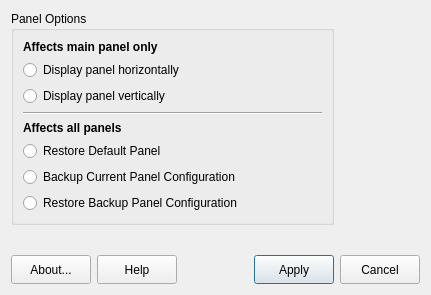
<?xml version="1.0" encoding="UTF-8"?>
<ui version="4.0">
 <class>mxpanelorientation</class>
 <widget class="QDialog" name="mxpanelorientation">
  <property name="geometry">
   <rect>
    <x>0</x>
    <y>0</y>
    <width>404</width>
    <height>295</height>
   </rect>
  </property>
  <property name="windowTitle">
   <string>MX Panel Orientation</string>
  </property>
  <layout class="QGridLayout" name="gridLayout">
   <item row="0" column="0" colspan="6">
    <widget class="QGroupBox" name="groupPanel">
     <property name="title">
      <string>Panel Options</string>
     </property>
     <layout class="QGridLayout" name="gridLayout_2">
      <item row="0" column="0" colspan="2">
       <widget class="QLabel" name="label_2">
        <property name="text">
         <string>&lt;html&gt;&lt;head/&gt;&lt;body&gt;&lt;p&gt;&lt;span style=&quot; font-weight:600;&quot;&gt;Affects main panel only&lt;/span&gt;&lt;/p&gt;&lt;/body&gt;&lt;/html&gt;</string>
        </property>
       </widget>
      </item>
      <item row="1" column="0">
       <widget class="QRadioButton" name="radioHorizontalPanel">
        <property name="text">
         <string>Display panel horizontally</string>
        </property>
       </widget>
      </item>
      <item row="2" column="0">
       <widget class="QRadioButton" name="radioVerticalPanel">
        <property name="text">
         <string>Display panel vertically</string>
        </property>
       </widget>
      </item>
      <item row="3" column="0" colspan="3">
       <widget class="Line" name="line">
        <property name="orientation">
         <enum>Qt::Horizontal</enum>
        </property>
       </widget>
      </item>
      <item row="4" column="0" colspan="2">
       <widget class="QLabel" name="label">
        <property name="text">
         <string>&lt;html&gt;&lt;head/&gt;&lt;body&gt;&lt;p&gt;&lt;span style=&quot; font-weight:600;&quot;&gt;Affects all panels&lt;/span&gt;&lt;/p&gt;&lt;/body&gt;&lt;/html&gt;</string>
        </property>
       </widget>
      </item>
      <item row="5" column="0" colspan="2">
       <widget class="QRadioButton" name="radioDefaultPanel">
        <property name="text">
         <string>Restore Default Panel</string>
        </property>
       </widget>
      </item>
      <item row="6" column="0" colspan="2">
       <widget class="QRadioButton" name="radioBackupPanel">
        <property name="text">
         <string>Backup Current Panel Configuration</string>
        </property>
       </widget>
      </item>
      <item row="7" column="0" colspan="2">
       <widget class="QRadioButton" name="radioRestoreBackup">
        <property name="text">
         <string>Restore Backup Panel Configuration</string>
        </property>
       </widget>
      </item>
     </layout>
    </widget>
   </item>
   <item row="1" column="2">
    <spacer name="verticalSpacer">
     <property name="orientation">
      <enum>Qt::Vertical</enum>
     </property>
     <property name="sizeHint" stdset="0">
      <size>
       <width>20</width>
       <height>40</height>
      </size>
     </property>
    </spacer>
   </item>
   <item row="2" column="0">
    <widget class="QPushButton" name="buttonAbout">
     <property name="sizePolicy">
      <sizepolicy hsizetype="Minimum" vsizetype="Preferred">
       <horstretch>0</horstretch>
       <verstretch>0</verstretch>
      </sizepolicy>
     </property>
     <property name="toolTip">
      <string>About this application</string>
     </property>
     <property name="text">
      <string>About...</string>
     </property>
     <property name="icon">
      <iconset>
       <normaloff>../../../../../../../../usr/share/mx-panel-orientation/icons/accessories-text-editor.png</normaloff>../../../../../../../../usr/share/mx-panel-orientation/icons/accessories-text-editor.png</iconset>
     </property>
     <property name="shortcut">
      <string>Alt+B</string>
     </property>
     <property name="autoDefault">
      <bool>true</bool>
     </property>
    </widget>
   </item>
   <item row="2" column="1">
    <widget class="QPushButton" name="buttonHelp">
     <property name="sizePolicy">
      <sizepolicy hsizetype="Minimum" vsizetype="Preferred">
       <horstretch>0</horstretch>
       <verstretch>0</verstretch>
      </sizepolicy>
     </property>
     <property name="toolTip">
      <string>Display help </string>
     </property>
     <property name="text">
      <string>Help</string>
     </property>
     <property name="icon">
      <iconset>
       <normaloff>../../../../../../../../usr/share/mx-panel-orientation/icons/gnome-help.png</normaloff>../../../../../../../../usr/share/mx-panel-orientation/icons/gnome-help.png</iconset>
     </property>
     <property name="shortcut">
      <string>Alt+H</string>
     </property>
    </widget>
   </item>
   <item row="2" column="2">
    <spacer name="horizontalSpacer1">
     <property name="orientation">
      <enum>Qt::Horizontal</enum>
     </property>
     <property name="sizeType">
      <enum>QSizePolicy::Minimum</enum>
     </property>
     <property name="sizeHint" stdset="0">
      <size>
       <width>28</width>
       <height>29</height>
      </size>
     </property>
    </spacer>
   </item>
   <item row="2" column="3">
    <widget class="QLabel" name="labelMX">
     <property name="maximumSize">
      <size>
       <width>32</width>
       <height>32</height>
      </size>
     </property>
     <property name="midLineWidth">
      <number>0</number>
     </property>
     <property name="text">
      <string/>
     </property>
     <property name="pixmap">
      <pixmap>../../../../../../../../usr/share/mx-panel-orientation/icons/mxfcelogo.png</pixmap>
     </property>
     <property name="scaledContents">
      <bool>true</bool>
     </property>
    </widget>
   </item>
   <item row="2" column="4">
    <spacer name="horizontalSpacer2">
     <property name="orientation">
      <enum>Qt::Horizontal</enum>
     </property>
     <property name="sizeType">
      <enum>QSizePolicy::Minimum</enum>
     </property>
     <property name="sizeHint" stdset="0">
      <size>
       <width>18</width>
       <height>29</height>
      </size>
     </property>
    </spacer>
   </item>
   <item row="2" column="5">
    <widget class="QPushButton" name="buttonApply">
     <property name="sizePolicy">
      <sizepolicy hsizetype="Minimum" vsizetype="Preferred">
       <horstretch>0</horstretch>
       <verstretch>0</verstretch>
      </sizepolicy>
     </property>
     <property name="text">
      <string>Apply</string>
     </property>
     <property name="icon">
      <iconset>
       <normaloff>../../../../../../../../usr/share/mx-panel-orientation/icons/dialog-ok.png</normaloff>../../../../../../../../usr/share/mx-panel-orientation/icons/dialog-ok.png</iconset>
     </property>
     <property name="shortcut">
      <string/>
     </property>
     <property name="autoDefault">
      <bool>true</bool>
     </property>
     <property name="default">
      <bool>true</bool>
     </property>
    </widget>
   </item>
   <item row="2" column="6">
    <widget class="QPushButton" name="buttonCancel">
     <property name="sizePolicy">
      <sizepolicy hsizetype="Minimum" vsizetype="Preferred">
       <horstretch>0</horstretch>
       <verstretch>0</verstretch>
      </sizepolicy>
     </property>
     <property name="toolTip">
      <string>Quit application</string>
     </property>
     <property name="text">
      <string>Cancel</string>
     </property>
     <property name="icon">
      <iconset>
       <normaloff>../../../../../../../../usr/share/mx-panel-orientation/icons/gtk-cancel.png</normaloff>../../../../../../../../usr/share/mx-panel-orientation/icons/gtk-cancel.png</iconset>
     </property>
     <property name="shortcut">
      <string>Alt+N</string>
     </property>
     <property name="autoDefault">
      <bool>true</bool>
     </property>
    </widget>
   </item>
  </layout>
 </widget>
 <resources/>
 <connections>
  <connection>
   <sender>buttonCancel</sender>
   <signal>pressed()</signal>
   <receiver>mxpanelorientation</receiver>
   <slot>close()</slot>
   <hints>
    <hint type="sourcelabel">
     <x>723</x>
     <y>519</y>
    </hint>
    <hint type="destinationlabel">
     <x>388</x>
     <y>272</y>
    </hint>
   </hints>
  </connection>
 </connections>
</ui>
